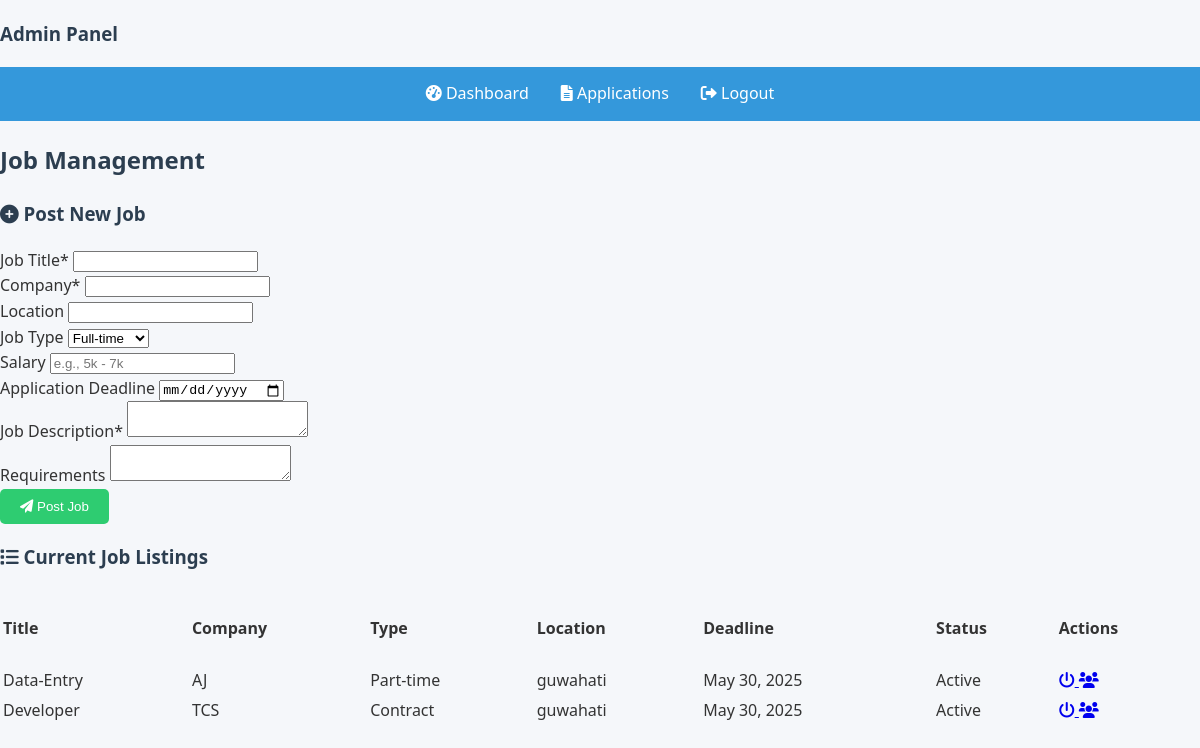
Screenshot of /employer.php with the database file from the repository.
### tables this page shows
CREATE TABLE `jobs` (
  `id` int(11) NOT NULL,
  `title` varchar(100) NOT NULL,
  `company` varchar(100) NOT NULL,
  `description` text DEFAULT NULL,
  `requirements` text DEFAULT NULL,
  `location` varchar(100) DEFAULT NULL,
  `posted_at` timestamp NOT NULL DEFAULT current_timestamp(),
  `deadline` date DEFAULT NULL,
  `salary` varchar(50) DEFAULT NULL,
  `job_type` enum('Full-time','Part-time','Contract','Internship') DEFAULT NULL,
  `is_active` tinyint(1) DEFAULT 1
);

### employer.php (the view, shortened to what this page needs)
<?php
$conn = new mysqli("localhost", "root", "", "job_portal");
$jobs = array();
$result = $conn->query("SELECT * FROM jobs ORDER BY posted_at DESC");
while ($row = $result->fetch_assoc()) {
    $jobs[] = $row;
}
?>
<!DOCTYPE html>
<html lang="en">
<head>
    <link rel="stylesheet" href="style.css">
    <link rel="stylesheet" href="https://cdnjs.cloudflare.com/ajax/libs/font-awesome/6.0.0-beta3/css/all.min.css">
</head>
<body>
    <div class="admin-dashboard">
        <aside class="admin-sidebar">
            <div class="admin-profile">
                <h3>Admin Panel</h3>
            </div>
            <nav>
                <ul>
                    <li class="active"><a href="index.php"><i class="fas fa-tachometer-alt"></i> Dashboard</a></li>
                    <li><a href="apply.php"><i class="fas fa-file-alt"></i> Applications</a></li>
                    <li><a href="logout.php"><i class="fas fa-sign-out-alt"></i> Logout</a></li>
                </ul>
            </nav>
        </aside>
        <main class="admin-main">
            <header class="admin-header">
                <h2>Job Management</h2>
            </header>
            <section class="job-form-section">
                <h3><i class="fas fa-plus-circle"></i> Post New Job</h3>
                <form action="" method="POST">
                    <div class="form-row">
                        <div class="form-group">
                            <label for="title">Job Title*</label>
                            <input type="text" id="title" name="title" required>
                        </div>
                        <div class="form-group">
                            <label for="company">Company*</label>
                            <input type="text" id="company" name="company" required>
                        </div>
                    </div>
                    <div class="form-row">
                        <div class="form-group">
                            <label for="location">Location</label>
                            <input type="text" id="location" name="location">
                        </div>
                        <div class="form-group">
                            <label for="job_type">Job Type</label>
                            <select id="job_type" name="job_type">
                                <option value="Full-time">Full-time</option>
                            </select>
                        </div>
                    </div>
                    <div class="form-row">
                        <div class="form-group">
                            <label for="salary">Salary</label>
                            <input type="text" id="salary" name="salary" placeholder="e.g., 5k - 7k">
                        </div>
                        <div class="form-group">
                            <label for="deadline">Application Deadline</label>
                            <input type="date" id="deadline" name="deadline">
                        </div>
                    </div>
                    <div class="form-group">
                        <label for="description">Job Description*</label>
                        <textarea id="description" name="description" required></textarea>
                    </div>
                    <div class="form-group">
                        <label for="requirements">Requirements</label>
                        <textarea id="requirements" name="requirements"></textarea>
                    </div>
                    <button type="submit" name="post_job" class="submit-btn">
                        <i class="fas fa-paper-plane"></i> Post Job
                    </button>
                </form>
            </section>
            <section class="job-table-section">
                <h3><i class="fas fa-list"></i> Current Job Listings</h3>
                <div class="table-responsive">
                    <table>
                        <thead>
                            <tr>
                                <th>Title</th>
                                <th>Company</th>
                                <th>Type</th>
                                <th>Location</th>
                                <th>Deadline</th>
                                <th>Status</th>
                                <th>Actions</th>
                            </tr>
                        </thead>
                        <tbody>
                            <?php foreach ($jobs as $job): ?>
                                <tr>
                                    <td><?php echo htmlspecialchars($job['title']); ?></td>
                                    <td><?php echo htmlspecialchars($job['company']); ?></td>
                                    <td><?php echo htmlspecialchars($job['job_type']); ?></td>
                                    <td><?php echo htmlspecialchars($job['location']); ?></td>
                                    <td><?php echo $job['deadline'] ? date('M d, Y', strtotime($job['deadline'])) : 'None'; ?></td>
                                    <td>
                                        <span class="status-badge <?php echo $job['is_active'] ? 'active' : 'inactive'; ?>">
                                            <?php echo $job['is_active'] ? 'Active' : 'Inactive'; ?>
                                        </span>
                                    </td>
                                    <td class="actions">
                                        <a href="delete.php?toggle_job=<?php echo $job['id']; ?>" class="status-btn" title="<?php echo $job['is_active'] ? 'Delete' : 'Activate'; ?>">
                                            <i class="fas fa-power-off"></i>
                                        </a>
                                        <a href="view_applicants.php?job_id=<?php echo $job['id']; ?>" class="view-btn" title="View Applicants">
                                            <i class="fas fa-users"></i>
                                        </a>
                                    </td>
                                </tr>
                            <?php endforeach; ?>
                        </tbody>
                    </table>
                </div>
            </section>
        </main>
    </div>
</body>
</html>

### style.css (style rules this page uses)
body { font-family: 'Segoe UI', Tahoma, Geneva, Verdana, sans-serif; line-height: 1.6; margin: 0; padding: 0; color: #333; background-color: #f5f7fa; }
h1, h2, h3 { color: #2c3e50; }
ul { list-style-type: none; margin: 0; padding: 0; overflow: hidden; background-color: #3498db; display: flex; justify-content: center; }
li { float: left; }
li a { display: block; color: white; text-align: center; padding: 14px 16px; text-decoration: none; transition: background-color 0.3s; }
button { background-color: #2ecc71; color: white; border: none; padding: 10px 20px; border-radius: 5px; cursor: pointer; transition: background-color 0.3s; }
table { width: 100%; }
th { height: 70px; text-align: left; }

### rows the page displays
jobs: title "Data-Entry", company "AJ", job_type "Part-time", location "guwahati", deadline "May 30, 2025", is_active "Active"
jobs: title "Developer", company "TCS", job_type "Contract", location "guwahati", deadline "May 30, 2025", is_active "Active"
